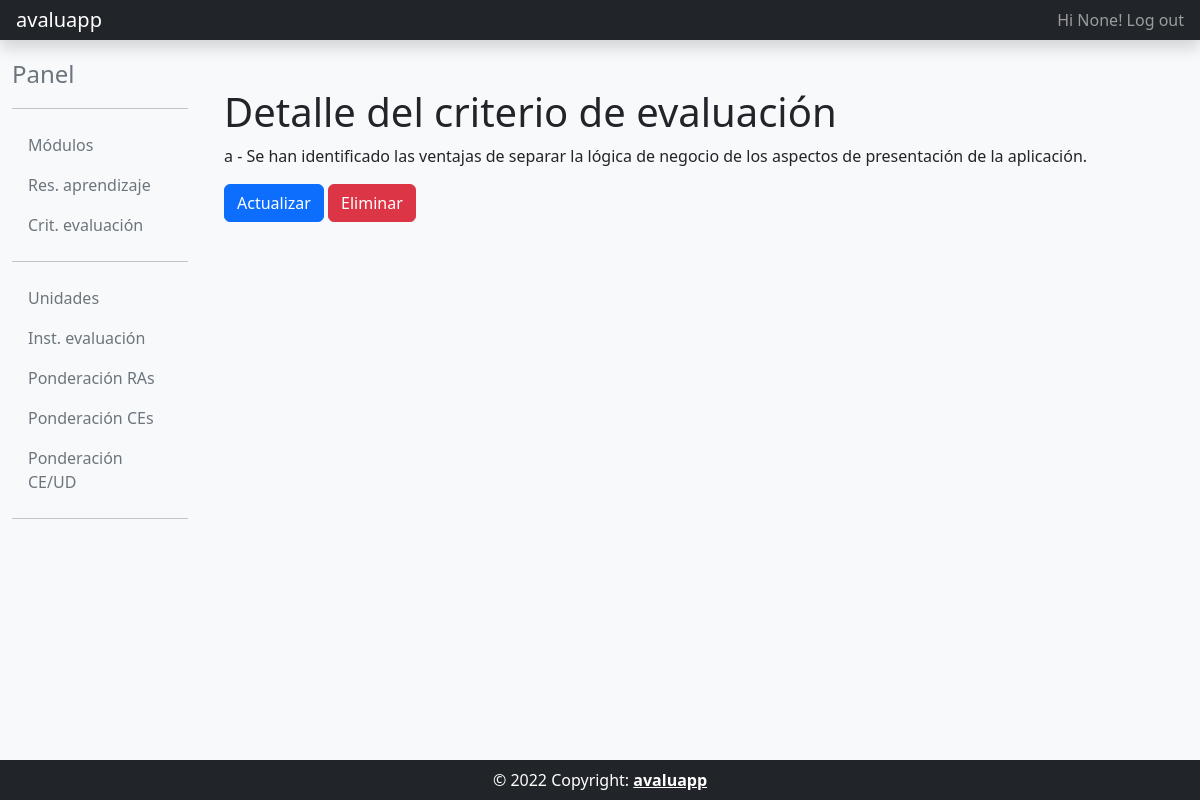
The page /ce_detail/1/ (signed in) on the database its author committed.
### usuarios/models.py (models this page shows, shortened)
class MyUser(AbstractBaseUser, PermissionsMixin):
    username = models.CharField(max_length=33, null=True)
    email = models.EmailField(_('email address'), unique=True)
    activo = models.BooleanField(default=False)
    create_date = models.DateTimeField(auto_now_add=True)
    update_date = models.DateTimeField(auto_now=True)
    is_staff = models.BooleanField(default=False)
    is_active = models.BooleanField(default=True)
    USERNAME_FIELD = 'email'
    REQUIRED_FIELDS = []
    objects = MyUserManager()
    class Meta:
        verbose_name = 'Usuario'
        verbose_name_plural = 'Usuarios'

### core/models.py (models this page shows, shortened)
class CritEvaluacion(models.Model):
    resultado_aprendizaje = models.ForeignKey(ResAprendizaje, on_delete=models.PROTECT, verbose_name="Resultado de aprendizaje")
    codigo = models.CharField(max_length = 4, verbose_name="Código")
    descripcion = models.TextField(verbose_name="Descripción")
    minimo = models.BooleanField(verbose_name="Mínimo")
    class Meta:
        unique_together = ["resultado_aprendizaje", "codigo"]
        verbose_name = 'Criterio Evaluación'
        verbose_name_plural = 'Criterios Evaluación'
        ordering = ['resultado_aprendizaje__codigo', 'codigo']

### core/views.py (the view)
# urls.py: path('ce_detail/<int:pk>/', core_views.CEDetailView.as_view(), name='ce_detail'),
class CEDetailView(DecoratorsMixin, DetailView):
    model = CritEvaluacion
    template_name = 'core/ce_detail.html'

### common/mixins.py (called while the page is built)
    @method_decorator(login_required)
    def dispatch(self, request, *args, **kwargs):
        return super().dispatch(request, *args, **kwargs)

### templates/core/ce_detail.html
{% extends "common/base_intranet.html" %}
{% block main_content %}
    <h1>Detalle del criterio de evaluación</h1>
    <p>
        {{object.codigo}} - {{object.descripcion|safe}}
    </p>
    <a class="btn btn-primary" href="/ce_update/{{object.id}}"> Actualizar </a>
    <a class="btn btn-danger" href="/ce_delete/{{object.id}}"> Eliminar </a>
{% endblock main_content %}

### templates/common/header_website.html (shortened to what this page needs)
<header class="navbar navbar-dark sticky-top bg-dark flex-md-nowrap p-0 shadow">
  <a class="navbar-brand col-md-3 col-lg-2 px-3 ml-5" href="/">avaluapp</a>
  <div class="navbar-nav">
    <div class="nav-item text-nowrap d-flex">
      {% if user.is_authenticated %}
        <a class="nav-link px-3" href="{% url 'account_logout' %}"">Hi {{ request.user.username }}! Log out</a>
      {% else %}
        <a class="nav-link px-3" href="{% url 'account_login' %}"">Log in</a>
      {% endif %}
    </div>
  </div>
</header>

### rows shown on the page
MyUser: user.username "None"
CritEvaluacion: codigo "a", descripcion "Se han identificado las ventajas de separar la lógica de negocio de los aspectos de presentación de la aplicación."
